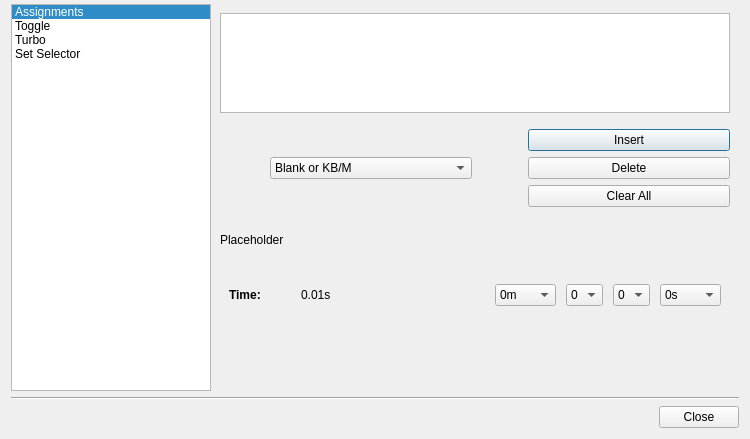
<?xml version="1.0" encoding="UTF-8"?>
<ui version="4.0">
 <class>AdvanceButtonDialog</class>
 <widget class="QDialog" name="AdvanceButtonDialog">
  <property name="windowModality">
   <enum>Qt::NonModal</enum>
  </property>
  <property name="geometry">
   <rect>
    <x>0</x>
    <y>0</y>
    <width>750</width>
    <height>439</height>
   </rect>
  </property>
  <property name="sizePolicy">
   <sizepolicy hsizetype="Preferred" vsizetype="Preferred">
    <horstretch>0</horstretch>
    <verstretch>0</verstretch>
   </sizepolicy>
  </property>
  <property name="minimumSize">
   <size>
    <width>750</width>
    <height>430</height>
   </size>
  </property>
  <property name="windowTitle">
   <string>Advanced</string>
  </property>
  <property name="styleSheet">
   <string notr="true"/>
  </property>
  <property name="modal">
   <bool>false</bool>
  </property>
  <layout class="QVBoxLayout" name="verticalLayout">
   <property name="spacing">
    <number>-1</number>
   </property>
   <property name="topMargin">
    <number>4</number>
   </property>
   <item>
    <layout class="QHBoxLayout" name="horizontalLayout" stretch="0,0">
     <property name="spacing">
      <number>0</number>
     </property>
     <item>
      <widget class="QListWidget" name="listWidget">
       <property name="enabled">
        <bool>true</bool>
       </property>
       <property name="sizePolicy">
        <sizepolicy hsizetype="Fixed" vsizetype="Expanding">
         <horstretch>0</horstretch>
         <verstretch>0</verstretch>
        </sizepolicy>
       </property>
       <property name="maximumSize">
        <size>
         <width>200</width>
         <height>16777215</height>
        </size>
       </property>
       <property name="currentRow">
        <number>0</number>
       </property>
       <item>
        <property name="text">
         <string>Assignments</string>
        </property>
       </item>
       <item>
        <property name="text">
         <string>Toggle</string>
        </property>
       </item>
       <item>
        <property name="text">
         <string>Turbo</string>
        </property>
       </item>
       <item>
        <property name="text">
         <string>Set Selector</string>
        </property>
       </item>
      </widget>
     </item>
     <item>
      <widget class="QStackedWidget" name="stackedWidget">
       <property name="sizePolicy">
        <sizepolicy hsizetype="Expanding" vsizetype="Preferred">
         <horstretch>0</horstretch>
         <verstretch>0</verstretch>
        </sizepolicy>
       </property>
       <property name="currentIndex">
        <number>0</number>
       </property>
       <widget class="QWidget" name="page">
        <layout class="QVBoxLayout" name="verticalLayout_9">
         <item>
          <widget class="QListWidget" name="slotListWidget">
           <property name="sizePolicy">
            <sizepolicy hsizetype="Expanding" vsizetype="Fixed">
             <horstretch>0</horstretch>
             <verstretch>0</verstretch>
            </sizepolicy>
           </property>
           <property name="minimumSize">
            <size>
             <width>0</width>
             <height>100</height>
            </size>
           </property>
           <property name="maximumSize">
            <size>
             <width>16777215</width>
             <height>100</height>
            </size>
           </property>
           <property name="autoFillBackground">
            <bool>false</bool>
           </property>
           <property name="frameShape">
            <enum>QFrame::StyledPanel</enum>
           </property>
           <property name="frameShadow">
            <enum>QFrame::Sunken</enum>
           </property>
           <property name="lineWidth">
            <number>1</number>
           </property>
           <property name="midLineWidth">
            <number>0</number>
           </property>
           <property name="verticalScrollBarPolicy">
            <enum>Qt::ScrollBarAlwaysOff</enum>
           </property>
           <property name="flow">
            <enum>QListView::LeftToRight</enum>
           </property>
           <property name="spacing">
            <number>0</number>
           </property>
           <property name="viewMode">
            <enum>QListView::ListMode</enum>
           </property>
           <property name="selectionRectVisible">
            <bool>false</bool>
           </property>
          </widget>
         </item>
         <item>
          <spacer name="verticalSpacer_5">
           <property name="orientation">
            <enum>Qt::Vertical</enum>
           </property>
           <property name="sizeType">
            <enum>QSizePolicy::Fixed</enum>
           </property>
           <property name="sizeHint" stdset="0">
            <size>
             <width>20</width>
             <height>10</height>
            </size>
           </property>
          </spacer>
         </item>
         <item>
          <layout class="QHBoxLayout" name="horizontalLayout_5">
           <item>
            <spacer name="horizontalSpacer">
             <property name="orientation">
              <enum>Qt::Horizontal</enum>
             </property>
             <property name="sizeType">
              <enum>QSizePolicy::Fixed</enum>
             </property>
             <property name="sizeHint" stdset="0">
              <size>
               <width>50</width>
               <height>20</height>
              </size>
             </property>
            </spacer>
           </item>
           <item>
            <widget class="QComboBox" name="slotTypeComboBox">
             <item>
              <property name="text">
               <string>Blank or KB/M</string>
              </property>
             </item>
             <item>
              <property name="text">
               <string>Cycle</string>
              </property>
             </item>
             <item>
              <property name="text">
               <string>Delay</string>
              </property>
             </item>
             <item>
              <property name="text">
               <string>Distance</string>
              </property>
             </item>
             <item>
              <property name="text">
               <string>Hold</string>
              </property>
             </item>
             <item>
              <property name="text">
               <string>Load</string>
              </property>
             </item>
             <item>
              <property name="text">
               <string>Mouse Mod</string>
              </property>
             </item>
             <item>
              <property name="text">
               <string>Pause</string>
              </property>
             </item>
             <item>
              <property name="text">
               <string>Press Time</string>
              </property>
             </item>
             <item>
              <property name="text">
               <string>Release</string>
              </property>
             </item>
             <item>
              <property name="text">
               <string>Set Change</string>
              </property>
             </item>
             <item>
              <property name="text">
               <string>Repeat Last</string>
              </property>
             </item>
            </widget>
           </item>
           <item>
            <spacer name="horizontalSpacer_2">
             <property name="orientation">
              <enum>Qt::Horizontal</enum>
             </property>
             <property name="sizeType">
              <enum>QSizePolicy::Fixed</enum>
             </property>
             <property name="sizeHint" stdset="0">
              <size>
               <width>50</width>
               <height>20</height>
              </size>
             </property>
            </spacer>
           </item>
           <item>
            <layout class="QVBoxLayout" name="verticalLayout_2">
             <item>
              <widget class="QPushButton" name="insertSlotButton">
               <property name="toolTip">
                <string>Insert a new blank slot.</string>
               </property>
               <property name="text">
                <string>Insert</string>
               </property>
               <property name="icon">
                <iconset theme="archive-insert">
                 <normaloff/>
                </iconset>
               </property>
              </widget>
             </item>
             <item>
              <widget class="QPushButton" name="deleteSlotButton">
               <property name="toolTip">
                <string>Delete a slot.</string>
               </property>
               <property name="text">
                <string>Delete</string>
               </property>
               <property name="icon">
                <iconset theme="edit-delete">
                 <normaloff/>
                </iconset>
               </property>
              </widget>
             </item>
             <item>
              <widget class="QPushButton" name="clearAllPushButton">
               <property name="toolTip">
                <string>Clear all currently assigned slots.</string>
               </property>
               <property name="text">
                <string>Clear All</string>
               </property>
               <property name="icon">
                <iconset theme="edit-clear">
                 <normaloff/>
                </iconset>
               </property>
              </widget>
             </item>
            </layout>
           </item>
          </layout>
         </item>
         <item>
          <spacer name="verticalSpacer_2">
           <property name="orientation">
            <enum>Qt::Vertical</enum>
           </property>
           <property name="sizeType">
            <enum>QSizePolicy::Fixed</enum>
           </property>
           <property name="sizeHint" stdset="0">
            <size>
             <width>20</width>
             <height>20</height>
            </size>
           </property>
          </spacer>
         </item>
         <item>
          <widget class="QLabel" name="slotTypeHelpLabel">
           <property name="text">
            <string>Placeholder</string>
           </property>
           <property name="wordWrap">
            <bool>true</bool>
           </property>
          </widget>
         </item>
         <item>
          <widget class="QStackedWidget" name="slotControlsStackedWidget">
           <property name="currentIndex">
            <number>0</number>
           </property>
           <widget class="QWidget" name="timePage">
            <layout class="QVBoxLayout" name="verticalLayout_12">
             <item>
              <spacer name="verticalSpacer_7">
               <property name="orientation">
                <enum>Qt::Vertical</enum>
               </property>
               <property name="sizeType">
                <enum>QSizePolicy::Fixed</enum>
               </property>
               <property name="sizeHint" stdset="0">
                <size>
                 <width>20</width>
                 <height>20</height>
                </size>
               </property>
              </spacer>
             </item>
             <item>
              <layout class="QHBoxLayout" name="horizontalLayout_2">
               <property name="spacing">
                <number>40</number>
               </property>
               <item>
                <layout class="QHBoxLayout" name="horizontalLayout_9">
                 <item>
                  <widget class="QLabel" name="label_5">
                   <property name="sizePolicy">
                    <sizepolicy hsizetype="Fixed" vsizetype="Preferred">
                     <horstretch>0</horstretch>
                     <verstretch>0</verstretch>
                    </sizepolicy>
                   </property>
                   <property name="font">
                    <font>
                     <weight>75</weight>
                     <bold>true</bold>
                    </font>
                   </property>
                   <property name="toolTip">
                    <string>Specify the duration of an inserted Pause or Hold slot.</string>
                   </property>
                   <property name="text">
                    <string>Time:</string>
                   </property>
                  </widget>
                 </item>
                 <item>
                  <widget class="QLabel" name="actionTimeLabel">
                   <property name="font">
                    <font>
                     <weight>50</weight>
                     <bold>false</bold>
                    </font>
                   </property>
                   <property name="text">
                    <string>0.01s</string>
                   </property>
                  </widget>
                 </item>
                </layout>
               </item>
               <item>
                <layout class="QHBoxLayout" name="horizontalLayout_10">
                 <property name="spacing">
                  <number>10</number>
                 </property>
                 <item>
                  <widget class="QComboBox" name="actionMinutesComboBox">
                   <item>
                    <property name="text">
                     <string>0m</string>
                    </property>
                   </item>
                  </widget>
                 </item>
                 <item>
                  <widget class="QComboBox" name="actionSecondsComboBox">
                   <property name="sizePolicy">
                    <sizepolicy hsizetype="Fixed" vsizetype="Fixed">
                     <horstretch>0</horstretch>
                     <verstretch>0</verstretch>
                    </sizepolicy>
                   </property>
                   <property name="minimumSize">
                    <size>
                     <width>0</width>
                     <height>0</height>
                    </size>
                   </property>
                   <property name="maxVisibleItems">
                    <number>11</number>
                   </property>
                   <item>
                    <property name="text">
                     <string>0</string>
                    </property>
                   </item>
                  </widget>
                 </item>
                 <item>
                  <widget class="QComboBox" name="actionTenthsComboBox">
                   <property name="sizePolicy">
                    <sizepolicy hsizetype="Fixed" vsizetype="Fixed">
                     <horstretch>0</horstretch>
                     <verstretch>0</verstretch>
                    </sizepolicy>
                   </property>
                   <property name="minimumSize">
                    <size>
                     <width>0</width>
                     <height>0</height>
                    </size>
                   </property>
                   <property name="currentIndex">
                    <number>0</number>
                   </property>
                   <item>
                    <property name="text">
                     <string>0</string>
                    </property>
                   </item>
                  </widget>
                 </item>
                 <item>
                  <widget class="QComboBox" name="actionHundredthsComboBox">
                   <item>
                    <property name="text">
                     <string>0s</string>
                    </property>
                   </item>
                  </widget>
                 </item>
                </layout>
               </item>
              </layout>
             </item>
            </layout>
           </widget>
           <widget class="QWidget" name="mouseModPage">
            <layout class="QVBoxLayout" name="verticalLayout_11">
             <item>
              <layout class="QHBoxLayout" name="horizontalLayout_6">
               <item>
                <widget class="QLabel" name="label_8">
                 <property name="font">
                  <font>
                   <weight>75</weight>
                   <bold>true</bold>
                  </font>
                 </property>
                 <property name="toolTip">
                  <string/>
                 </property>
                 <property name="text">
                  <string>Mouse Speed Mod:</string>
                 </property>
                 <property name="buddy">
                  <cstring>mouseSpeedModSpinBox</cstring>
                 </property>
                </widget>
               </item>
               <item>
                <widget class="QSpinBox" name="mouseSpeedModSpinBox">
                 <property name="minimumSize">
                  <size>
                   <width>81</width>
                   <height>0</height>
                  </size>
                 </property>
                 <property name="toolTip">
                  <string>Set the percentage that mouse speeds will be modified by.</string>
                 </property>
                 <property name="suffix">
                  <string>%</string>
                 </property>
                 <property name="minimum">
                  <number>1</number>
                 </property>
                 <property name="maximum">
                  <number>400</number>
                 </property>
                 <property name="singleStep">
                  <number>1</number>
                 </property>
                 <property name="value">
                  <number>100</number>
                 </property>
                </widget>
               </item>
              </layout>
             </item>
            </layout>
           </widget>
           <widget class="QWidget" name="distancePage">
            <layout class="QVBoxLayout" name="verticalLayout_13">
             <item>
              <layout class="QHBoxLayout" name="horizontalLayout_11">
               <property name="spacing">
                <number>20</number>
               </property>
               <item>
                <widget class="QLabel" name="label_6">
                 <property name="font">
                  <font>
                   <weight>75</weight>
                   <bold>true</bold>
                  </font>
                 </property>
                 <property name="toolTip">
                  <string>Specify the range past an axis dead zone in which a sequence of actions will execute.</string>
                 </property>
                 <property name="text">
                  <string>Distance: </string>
                 </property>
                 <property name="buddy">
                  <cstring>distanceSpinBox</cstring>
                 </property>
                </widget>
               </item>
               <item>
                <widget class="QSpinBox" name="distanceSpinBox">
                 <property name="minimumSize">
                  <size>
                   <width>81</width>
                   <height>0</height>
                  </size>
                 </property>
                 <property name="toolTip">
                  <string>Specify the range past an axis dead zone in which a sequence of actions will execute.</string>
                 </property>
                 <property name="suffix">
                  <string>%</string>
                 </property>
                 <property name="minimum">
                  <number>1</number>
                 </property>
                 <property name="maximum">
                  <number>100</number>
                 </property>
                 <property name="singleStep">
                  <number>1</number>
                 </property>
                </widget>
               </item>
              </layout>
             </item>
            </layout>
           </widget>
           <widget class="QWidget" name="resetCyclePage">
            <layout class="QVBoxLayout" name="verticalLayout_14">
             <item>
              <layout class="QHBoxLayout" name="horizontalLayout_7">
               <property name="spacing">
                <number>10</number>
               </property>
               <item>
                <widget class="QCheckBox" name="autoResetCycleCheckBox">
                 <property name="enabled">
                  <bool>true</bool>
                 </property>
                 <property name="font">
                  <font>
                   <weight>75</weight>
                   <bold>true</bold>
                  </font>
                 </property>
                 <property name="text">
                  <string>Auto Reset Cycle After</string>
                 </property>
                </widget>
               </item>
               <item>
                <widget class="QDoubleSpinBox" name="resetCycleDoubleSpinBox">
                 <property name="enabled">
                  <bool>false</bool>
                 </property>
                 <property name="maximum">
                  <double>60.000000000000000</double>
                 </property>
                 <property name="value">
                  <double>1.000000000000000</double>
                 </property>
                </widget>
               </item>
               <item>
                <widget class="QLabel" name="resetCycleSecondsLabel">
                 <property name="enabled">
                  <bool>true</bool>
                 </property>
                 <property name="font">
                  <font>
                   <weight>75</weight>
                   <bold>true</bold>
                  </font>
                 </property>
                 <property name="text">
                  <string>seconds</string>
                 </property>
                </widget>
               </item>
              </layout>
             </item>
            </layout>
           </widget>
           <widget class="QWidget" name="loadPage">
            <layout class="QVBoxLayout" name="verticalLayout_16">
             <item>
              <widget class="QPushButton" name="loadProfilePushButton">
               <property name="text">
                <string>Choose Profile</string>
               </property>
              </widget>
             </item>
            </layout>
           </widget>
           <widget class="QWidget" name="slotSetChangePage">
            <layout class="QVBoxLayout" name="verticalLayout_15">
             <item>
              <widget class="QComboBox" name="slotSetChangeComboBox"/>
             </item>
            </layout>
           </widget>
          </widget>
         </item>
         <item>
          <spacer name="verticalSpacer_6">
           <property name="orientation">
            <enum>Qt::Vertical</enum>
           </property>
           <property name="sizeType">
            <enum>QSizePolicy::Expanding</enum>
           </property>
           <property name="sizeHint" stdset="0">
            <size>
             <width>20</width>
             <height>10</height>
            </size>
           </property>
          </spacer>
         </item>
        </layout>
        <zorder>verticalSpacer_5</zorder>
        <zorder>slotListWidget</zorder>
        <zorder></zorder>
        <zorder>verticalSpacer_6</zorder>
        <zorder>slotControlsStackedWidget</zorder>
        <zorder>slotTypeHelpLabel</zorder>
        <zorder>verticalSpacer_2</zorder>
       </widget>
       <widget class="QWidget" name="page_2">
        <layout class="QVBoxLayout" name="verticalLayout_7">
         <item>
          <layout class="QVBoxLayout" name="verticalLayout_6">
           <property name="spacing">
            <number>20</number>
           </property>
           <item>
            <widget class="QLabel" name="toggleLabel">
             <property name="text">
              <string>Enabled</string>
             </property>
            </widget>
           </item>
           <item>
            <widget class="QCheckBox" name="toggleCheckbox">
             <property name="text">
              <string/>
             </property>
            </widget>
           </item>
          </layout>
         </item>
         <item>
          <spacer name="verticalSpacer_3">
           <property name="orientation">
            <enum>Qt::Vertical</enum>
           </property>
           <property name="sizeHint" stdset="0">
            <size>
             <width>20</width>
             <height>302</height>
            </size>
           </property>
          </spacer>
         </item>
        </layout>
       </widget>
       <widget class="QWidget" name="page_3">
        <layout class="QVBoxLayout" name="verticalLayout_10">
         <item>
          <layout class="QHBoxLayout" name="horizontalLayout_8">
           <item>
            <layout class="QVBoxLayout" name="verticalLayout_4">
             <item>
              <widget class="QLabel" name="label">
               <property name="sizePolicy">
                <sizepolicy hsizetype="Preferred" vsizetype="Fixed">
                 <horstretch>0</horstretch>
                 <verstretch>0</verstretch>
                </sizepolicy>
               </property>
               <property name="text">
                <string>Enabled</string>
               </property>
              </widget>
             </item>
             <item>
              <widget class="QCheckBox" name="turboCheckbox">
               <property name="text">
                <string/>
               </property>
              </widget>
             </item>
            </layout>
           </item>
           <item>
            <layout class="QVBoxLayout" name="verticalLayout_3">
             <item>
              <widget class="QLabel" name="turboModeLabel">
               <property name="sizePolicy">
                <sizepolicy hsizetype="Preferred" vsizetype="Fixed">
                 <horstretch>0</horstretch>
                 <verstretch>0</verstretch>
                </sizepolicy>
               </property>
               <property name="text">
                <string>Mode:</string>
               </property>
              </widget>
             </item>
             <item>
              <widget class="QComboBox" name="turboModeComboBox">
               <property name="enabled">
                <bool>false</bool>
               </property>
               <property name="toolTip">
                <string>&lt;html&gt;&lt;head/&gt;&lt;body&gt;&lt;p&gt;Normal: Repeatedly press and release a button by the chosen rate.&lt;/p&gt;&lt;p&gt;Gradient: Modify the button press and button release delay based on how far an axis has been moved. The rate will remain the same.&lt;/p&gt;&lt;p&gt;Pulse: Modify how many times a button is pressed and released per second. The button delay will remain the same.&lt;/p&gt;&lt;/body&gt;&lt;/html&gt;</string>
               </property>
               <item>
                <property name="text">
                 <string>Normal</string>
                </property>
               </item>
               <item>
                <property name="text">
                 <string>Gradient</string>
                </property>
               </item>
               <item>
                <property name="text">
                 <string>Pulse</string>
                </property>
               </item>
              </widget>
             </item>
            </layout>
           </item>
          </layout>
         </item>
         <item>
          <spacer name="verticalSpacer">
           <property name="orientation">
            <enum>Qt::Vertical</enum>
           </property>
           <property name="sizeType">
            <enum>QSizePolicy::Fixed</enum>
           </property>
           <property name="sizeHint" stdset="0">
            <size>
             <width>20</width>
             <height>20</height>
            </size>
           </property>
          </spacer>
         </item>
         <item>
          <layout class="QHBoxLayout" name="horizontalLayout_3">
           <property name="spacing">
            <number>-1</number>
           </property>
           <property name="topMargin">
            <number>0</number>
           </property>
           <item>
            <widget class="QLabel" name="delayHelpLabel">
             <property name="sizePolicy">
              <sizepolicy hsizetype="Preferred" vsizetype="Preferred">
               <horstretch>0</horstretch>
               <verstretch>0</verstretch>
              </sizepolicy>
             </property>
             <property name="minimumSize">
              <size>
               <width>0</width>
               <height>0</height>
              </size>
             </property>
             <property name="maximumSize">
              <size>
               <width>16777215</width>
               <height>20</height>
              </size>
             </property>
             <property name="text">
              <string>Delay:</string>
             </property>
            </widget>
           </item>
           <item>
            <widget class="QLabel" name="delayValueLabel">
             <property name="sizePolicy">
              <sizepolicy hsizetype="Preferred" vsizetype="Preferred">
               <horstretch>0</horstretch>
               <verstretch>0</verstretch>
              </sizepolicy>
             </property>
             <property name="minimumSize">
              <size>
               <width>0</width>
               <height>0</height>
              </size>
             </property>
             <property name="maximumSize">
              <size>
               <width>16777215</width>
               <height>20</height>
              </size>
             </property>
             <property name="text">
              <string>0.10s</string>
             </property>
            </widget>
           </item>
          </layout>
         </item>
         <item>
          <widget class="QSlider" name="turboSlider">
           <property name="enabled">
            <bool>false</bool>
           </property>
           <property name="sizePolicy">
            <sizepolicy hsizetype="Expanding" vsizetype="Fixed">
             <horstretch>0</horstretch>
             <verstretch>0</verstretch>
            </sizepolicy>
           </property>
           <property name="minimum">
            <number>0</number>
           </property>
           <property name="maximum">
            <number>400</number>
           </property>
           <property name="pageStep">
            <number>10</number>
           </property>
           <property name="value">
            <number>10</number>
           </property>
           <property name="tracking">
            <bool>true</bool>
           </property>
           <property name="orientation">
            <enum>Qt::Horizontal</enum>
           </property>
           <property name="invertedAppearance">
            <bool>false</bool>
           </property>
           <property name="invertedControls">
            <bool>false</bool>
           </property>
           <property name="tickPosition">
            <enum>QSlider::TicksBelow</enum>
           </property>
           <property name="tickInterval">
            <number>10</number>
           </property>
          </widget>
         </item>
         <item>
          <spacer name="verticalSpacer_4">
           <property name="orientation">
            <enum>Qt::Vertical</enum>
           </property>
           <property name="sizeType">
            <enum>QSizePolicy::Fixed</enum>
           </property>
           <property name="sizeHint" stdset="0">
            <size>
             <width>20</width>
             <height>20</height>
            </size>
           </property>
          </spacer>
         </item>
         <item>
          <layout class="QHBoxLayout" name="horizontalLayout_4">
           <item alignment="Qt::AlignTop">
            <widget class="QLabel" name="rateHelpLabel">
             <property name="text">
              <string>Rate:</string>
             </property>
            </widget>
           </item>
           <item alignment="Qt::AlignTop">
            <widget class="QLabel" name="rateValueLabel">
             <property name="text">
              <string>10.0/s</string>
             </property>
            </widget>
           </item>
          </layout>
         </item>
        </layout>
        <zorder>turboSlider</zorder>
        <zorder></zorder>
        <zorder>verticalSpacer</zorder>
        <zorder></zorder>
        <zorder>verticalSpacer_4</zorder>
       </widget>
       <widget class="QWidget" name="page_4">
        <layout class="QVBoxLayout" name="verticalLayout_8">
         <item>
          <layout class="QVBoxLayout" name="verticalLayout_5">
           <property name="spacing">
            <number>30</number>
           </property>
           <item>
            <widget class="QLabel" name="label_3">
             <property name="text">
              <string>Enabled</string>
             </property>
            </widget>
           </item>
           <item>
            <widget class="QComboBox" name="setSelectionComboBox">
             <property name="currentIndex">
              <number>0</number>
             </property>
             <property name="maxVisibleItems">
              <number>30</number>
             </property>
             <item>
              <property name="text">
               <string>Disabled</string>
              </property>
             </item>
             <item>
              <property name="text">
               <string>Select Set 1 One Way</string>
              </property>
             </item>
             <item>
              <property name="text">
               <string>Select Set 1 Two Way</string>
              </property>
             </item>
             <item>
              <property name="text">
               <string>Select Set 1 While Held</string>
              </property>
             </item>
             <item>
              <property name="text">
               <string>Select Set 2 One Way</string>
              </property>
             </item>
             <item>
              <property name="text">
               <string>Select Set 2 Two Way</string>
              </property>
             </item>
             <item>
              <property name="text">
               <string>Select Set 2 While Held</string>
              </property>
             </item>
             <item>
              <property name="text">
               <string>Select Set 3 One Way</string>
              </property>
             </item>
             <item>
              <property name="text">
               <string>Select Set 3 Two Way</string>
              </property>
             </item>
             <item>
              <property name="text">
               <string>Select Set 3 While Held</string>
              </property>
             </item>
             <item>
              <property name="text">
               <string>Select Set 4 One Way</string>
              </property>
             </item>
             <item>
              <property name="text">
               <string>Select Set 4 Two Way</string>
              </property>
             </item>
             <item>
              <property name="text">
               <string>Select Set 4 While Held</string>
              </property>
             </item>
             <item>
              <property name="text">
               <string>Select Set 5 One Way</string>
              </property>
             </item>
             <item>
              <property name="text">
               <string>Select Set 5 Two Way</string>
              </property>
             </item>
             <item>
              <property name="text">
               <string>Select Set 5 While Held</string>
              </property>
             </item>
             <item>
              <property name="text">
               <string>Select Set 6 One Way</string>
              </property>
             </item>
             <item>
              <property name="text">
               <string>Select Set 6 Two Way</string>
              </property>
             </item>
             <item>
              <property name="text">
               <string>Select Set 6 While Held</string>
              </property>
             </item>
             <item>
              <property name="text">
               <string>Select Set 7 One Way</string>
              </property>
             </item>
             <item>
              <property name="text">
               <string>Select Set 7 Two Way</string>
              </property>
             </item>
             <item>
              <property name="text">
               <string>Select Set 7 While Held</string>
              </property>
             </item>
             <item>
              <property name="text">
               <string>Select Set 8 One Way</string>
              </property>
             </item>
             <item>
              <property name="text">
               <string>Select Set 8 Two Way</string>
              </property>
             </item>
             <item>
              <property name="text">
               <string>Select Set 8 While Held</string>
              </property>
             </item>
            </widget>
           </item>
          </layout>
         </item>
         <item>
          <spacer name="verticalSpacer_8">
           <property name="orientation">
            <enum>Qt::Vertical</enum>
           </property>
           <property name="sizeHint" stdset="0">
            <size>
             <width>20</width>
             <height>289</height>
            </size>
           </property>
          </spacer>
         </item>
        </layout>
       </widget>
      </widget>
     </item>
    </layout>
   </item>
   <item>
    <widget class="Line" name="line">
     <property name="orientation">
      <enum>Qt::Horizontal</enum>
     </property>
    </widget>
   </item>
   <item>
    <widget class="QDialogButtonBox" name="buttonBox">
     <property name="orientation">
      <enum>Qt::Horizontal</enum>
     </property>
     <property name="standardButtons">
      <set>QDialogButtonBox::Close</set>
     </property>
    </widget>
   </item>
  </layout>
  <zorder>buttonBox</zorder>
  <zorder>line</zorder>
  <zorder></zorder>
 </widget>
 <resources/>
 <connections>
  <connection>
   <sender>buttonBox</sender>
   <signal>accepted()</signal>
   <receiver>AdvanceButtonDialog</receiver>
   <slot>accept()</slot>
   <hints>
    <hint type="sourcelabel">
     <x>222</x>
     <y>406</y>
    </hint>
    <hint type="destinationlabel">
     <x>157</x>
     <y>274</y>
    </hint>
   </hints>
  </connection>
  <connection>
   <sender>buttonBox</sender>
   <signal>rejected()</signal>
   <receiver>AdvanceButtonDialog</receiver>
   <slot>reject()</slot>
   <hints>
    <hint type="sourcelabel">
     <x>290</x>
     <y>412</y>
    </hint>
    <hint type="destinationlabel">
     <x>286</x>
     <y>274</y>
    </hint>
   </hints>
  </connection>
  <connection>
   <sender>listWidget</sender>
   <signal>currentRowChanged(int)</signal>
   <receiver>stackedWidget</receiver>
   <slot>setCurrentIndex(int)</slot>
   <hints>
    <hint type="sourcelabel">
     <x>119</x>
     <y>90</y>
    </hint>
    <hint type="destinationlabel">
     <x>573</x>
     <y>14</y>
    </hint>
   </hints>
  </connection>
 </connections>
</ui>
